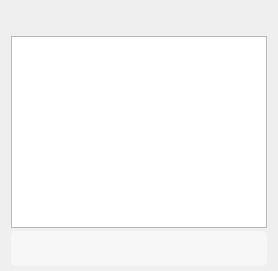
     <widget class="QWidget" name="tab_console">
      <attribute name="title">
       <string>&amp;Console</string>
      </attribute>
      <layout class="QVBoxLayout" name="verticalLayout_3">
       <property name="spacing">
        <number>3</number>
       </property>
       <property name="bottomMargin">
        <number>5</number>
       </property>
       <item>
        <layout class="QHBoxLayout" name="horizontalLayout">
         <property name="spacing">
          <number>4</number>
         </property>
         <item>
          <spacer name="horizontalSpacer">
           <property name="orientation">
            <enum>Qt::Horizontal</enum>
           </property>
           <property name="sizeHint" stdset="0">
            <size>
             <width>40</width>
             <height>20</height>
            </size>
           </property>
          </spacer>
         </item>
         <item>
          <widget class="QPushButton" name="fontSmallerButton">
           <property name="maximumSize">
            <size>
             <width>24</width>
             <height>24</height>
            </size>
           </property>
           <property name="toolTip">
            <string>Decrease font size</string>
           </property>
           <property name="text">
            <string/>
           </property>
           <property name="icon">
            <iconset resource="../bitcoin.qrc">
             <normaloff>:/icons/fontsmaller</normaloff>:/icons/fontsmaller</iconset>
           </property>
           <property name="iconSize">
            <size>
             <width>24</width>
             <height>16</height>
            </size>
           </property>
           <property name="autoDefault">
            <bool>false</bool>
           </property>
           <property name="flat">
            <bool>true</bool>
           </property>
          </widget>
         </item>
         <item>
          <widget class="QPushButton" name="fontBiggerButton">
           <property name="maximumSize">
            <size>
             <width>24</width>
             <height>24</height>
            </size>
           </property>
           <property name="toolTip">
            <string>Increase font size</string>
           </property>
           <property name="text">
            <string/>
           </property>
           <property name="icon">
            <iconset resource="../bitcoin.qrc">
             <normaloff>:/icons/fontbigger</normaloff>:/icons/fontbigger</iconset>
           </property>
           <property name="iconSize">
            <size>
             <width>24</width>
             <height>16</height>
            </size>
           </property>
           <property name="autoDefault">
            <bool>false</bool>
           </property>
           <property name="flat">
            <bool>true</bool>
           </property>
          </widget>
         </item>
         <item>
          <widget class="QPushButton" name="clearButton">
           <property name="maximumSize">
            <size>
             <width>24</width>
             <height>24</height>
            </size>
           </property>
           <property name="toolTip">
            <string>Clear console</string>
           </property>
           <property name="layoutDirection">
            <enum>Qt::LeftToRight</enum>
           </property>
           <property name="text">
            <string/>
           </property>
           <property name="icon">
            <iconset resource="../bitcoin.qrc">
             <normaloff>:/icons/remove</normaloff>:/icons/remove</iconset>
           </property>
           <property name="shortcut">
            <string notr="true">Ctrl+L</string>
           </property>
           <property name="autoDefault">
            <bool>false</bool>
           </property>
           <property name="flat">
            <bool>true</bool>
           </property>
          </widget>
         </item>
        </layout>
       </item>
       <item>
        <widget class="QTextEdit" name="messagesWidget">
         <property name="minimumSize">
          <size>
           <width>0</width>
           <height>100</height>
          </size>
         </property>
         <property name="readOnly">
          <bool>true</bool>
         </property>
         <property name="tabKeyNavigation" stdset="0">
          <bool>false</bool>
         </property>
         <property name="columnCount" stdset="0">
          <number>2</number>
         </property>
        </widget>
       </item>
       <item>
        <layout class="QHBoxLayout" name="horizontalLayoutPrompt">
         <property name="spacing">
          <number>3</number>
         </property>
         <item>
          <widget class="QLineEdit" name="lineEdit">
           <property name="minimumSize">
            <size>
             <width>0</width>
             <height>35</height>
            </size>
           </property>
           <property name="maximumSize">
            <size>
             <width>16777215</width>
             <height>35</height>
            </size>
           </property>
           <property name="styleSheet">
            <string notr="true">background-color:rgba(247, 247, 247, 250);
color:black;
border-radius:5px;
border-style:solid;
border-color:gray;
border-width:thin;
padding-left: 10;
</string>
           </property>
           <property name="placeholderText">
            <string/>
           </property>
          </widget>
         </item>
        </layout>
       </item>
      </layout>
     </widget>
